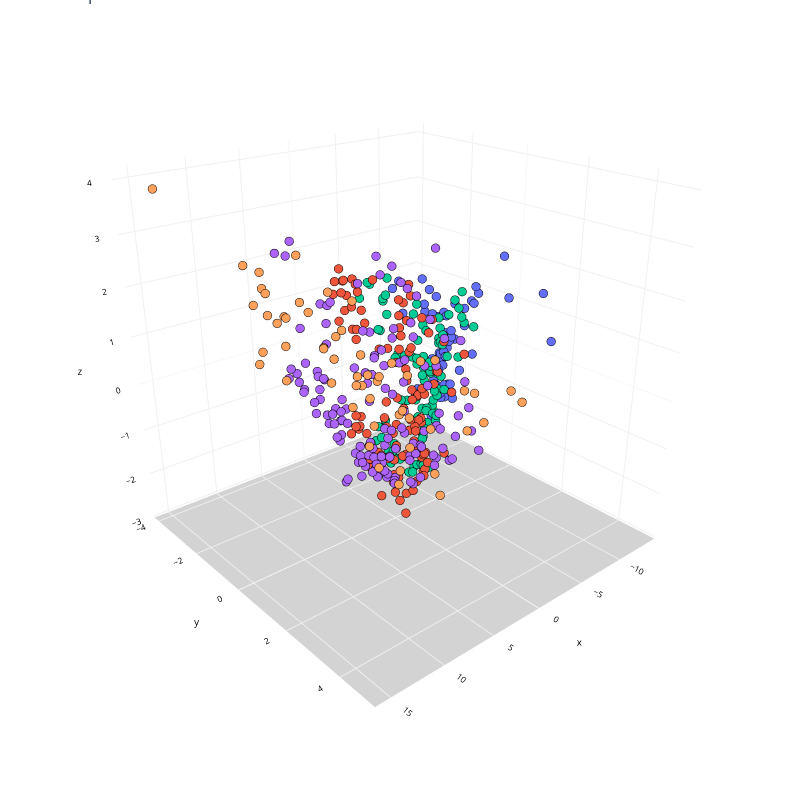

Notebook source saved alongside this figure:
### Markdown cell above
**Creamos un mapa 3D para observar los cluster del nivel de Indigencia**

### Code cell
Plot3D(isomap3comp, y, 'Isomap de 3 dimensiones')
